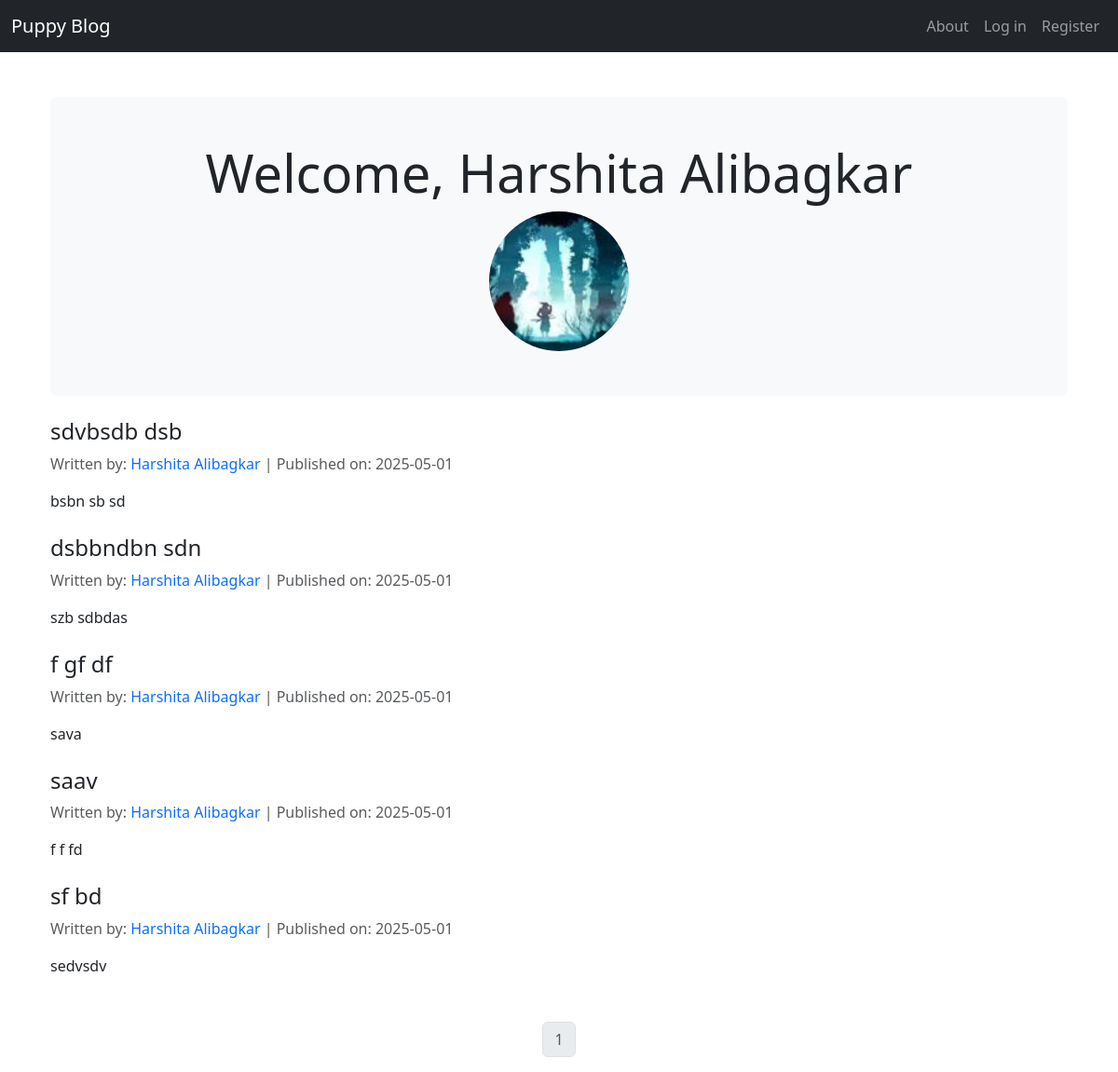
Page /Harshita Alibagkar on the committed database.
### puppycompanyblog/models.py (models this page shows, shortened)
class User(db.Model, UserMixin):
    __tablename__ = 'users'
    id = db.Column(db.Integer, primary_key=True)
    profile_image = db.Column(db.String(64),nullable=False,default='default_profile.jpg')
    email = db.Column(db.String(64), unique=True, index=True)
    username = db.Column(db.String(64), unique=True, index=True)
    password_hash = db.Column(db.String(128))
    Posts = db.relationship('BlogPost', backref='author', lazy=True)

class BlogPost(db.Model):
    __tablename__ = 'blogs'
    users = db.relationship(User)
    id = db.Column(db.Integer, primary_key=True)
    user_id = db.Column(db.Integer, db.ForeignKey('users.id'), nullable=False)
    date = db.Column(db.DateTime, nullable=False, default=datetime.utcnow)
    title = db.Column(db.String(140), nullable=False)
    text = db.Column(db.Text, nullable=False)

### puppycompanyblog/users/views.py (the view)
@users.route('/<username>')
def user_posts(username):
    page = request.args.get('page',1,type=int)
    user = User.query.filter_by(username=username).first_or_404()
    blog_post = BlogPost.query.filter_by(author=user).order_by(BlogPost.date.desc()).paginate(page=page,per_page=5)
    return render_template('user_blog_posts.html', blog_post=blog_post,user=user)

### puppycompanyblog/templates/user_blog_posts.html
{% extends 'base.html' %}
{% block content %}
<div class="container my-5">
    <div align='center' class="bg-light p-5 rounded mb-4">
        <h1 class="display-4">Welcome, {{ user.username }}</h1>
        <img src="{{ url_for('static', filename='profile_pics/' + user.profile_image) }}"
             class="img-fluid rounded-circle"
             style="width: 150px; height: 150px; object-fit: cover;">
    </div>
    {% for post in blog_post.items %}
        <div class="mb-4">
            <h2 class="h4">
                <a href="{{ url_for('blog_post.view_post', blog_post_id=post.id) }}" class="text-decoration-none text-dark">
                    {{ post.title }}
                </a>
            </h2>
            <p class="text-muted">
                Written by: <a href="{{ url_for('users.user_posts', username=post.author.username) }}" class="text-decoration-none">{{ post.author.username }}</a> |
                Published on: {{ post.date.strftime('%Y-%m-%d') }}
            </p>
            <p>{{ post.text }}</p>
        </div>
    {% endfor %}
</div>
<nav aria-label="Page navigation example">
    <ul class="pagination justify-content-center">
        {% for page_num in blog_post.iter_pages(left_edge=1, right_edge=1, left_current=1, right_current=2) %}
            {% if blog_post.page == page_num %}
                <li class="page-item disabled">
                    <a class="page-link" href="{{ url_for('users.user_posts', username=user.username, page=page_num) }}">
                        {{ page_num }}
                    </a>
                </li>
            {% else %}
                <li class="page-item">
                    <a class="page-link" href="{{ url_for('users.user_posts', username=user.username, page=page_num) }}">
                        {{ page_num }}
                    </a>
                </li>
            {% endif %}
        {% endfor %}
    </ul>
</nav>
{% endblock %}

### puppycompanyblog/templates/base.html (shortened to what this page needs)
<!DOCTYPE html>
<html lang="en">
<head>
    <link href="https://cdn.jsdelivr.net/npm/bootstrap@5.3.5/dist/css/bootstrap.min.css" rel="stylesheet">
</head>
<body>
    <nav class="navbar navbar-expand-lg navbar-dark bg-dark">
      <div class="container-fluid">
        <a class="navbar-brand" href="{{ url_for('core.index') }}">Puppy Blog</a>
        <div class="collapse navbar-collapse" id="navbarNav">
          <ul class="navbar-nav ms-auto">
            <li class="nav-item">
              <a class="nav-link" href="{{ url_for('core.info') }}">About</a>
            </li>
            {% if current_user.is_authenticated %}
            <li class="nav-item">
              <a class="nav-link" href="{{ url_for('users.logout') }}">Logout</a>
            </li>
            <li class="nav-item">
              <a class="nav-link" href="{{ url_for('users.account') }}">Account</a>
            </li>
            <li class="nav-item">
              <a class="nav-link" href="{{ url_for('blog_post.create_post') }}">Create Post</a>
            </li>
            {% else %}
            <li class="nav-item">
              <a class="nav-link" href="{{ url_for('users.login') }}">Log in</a>
            </li>
            <li class="nav-item">
              <a class="nav-link" href="{{ url_for('users.register') }}">Register</a>
            </li>
            {% endif %}
          </ul>
        </div>
      </div>
    </nav>
    <div class="container">
        {% block content %}
        {% endblock %}
    </div>
</body>
</html>

### rows in the picture
User: username "Harshita Alibagkar", profile_image (picture)
BlogPost: title "sdvbsdb dsb", author.username "Harshita Alibagkar", date "2025-05-01", text "bsbn sb sd"
BlogPost: title "dsbbndbn sdn", author.username "Harshita Alibagkar", date "2025-05-01", text "szb sdbdas"
BlogPost: title "f gf df", author.username "Harshita Alibagkar", date "2025-05-01", text "sava"
BlogPost: title "saav", author.username "Harshita Alibagkar", date "2025-05-01", text "f f fd"
BlogPost: title "sf bd", author.username "Harshita Alibagkar", date "2025-05-01", text "sedvsdv"

### other values in the picture
{{ page_num }} "1"
